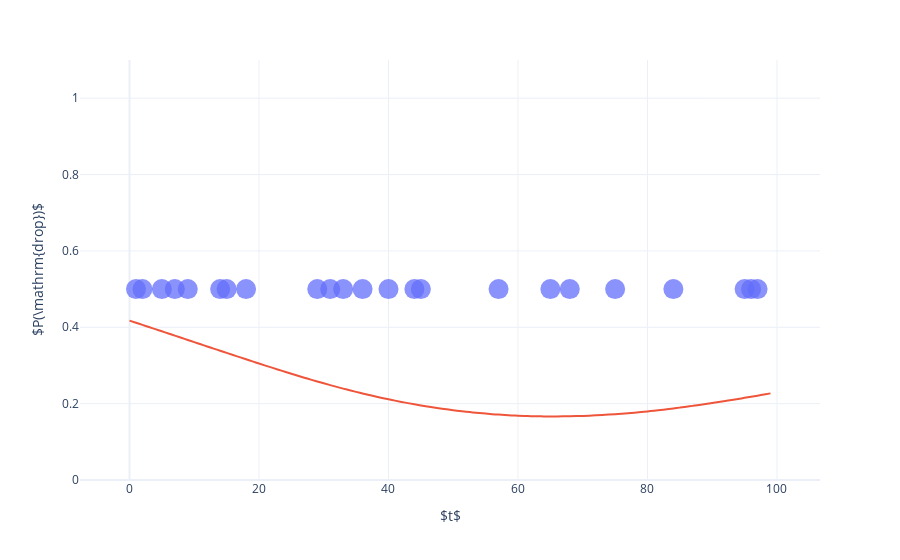

Source (notebook cell):
### Markdown cell above
As is clear from the graph, the raindrops are clumped together. This is the same underlying principle as photon bunching in photons from astronomical sources. The random motion of the exciting atoms, for example Brownian motion, means that the intensity also fluctuates over time{% cite <paul_2004> %}. It is therefore not the act of detecting a photon that increases the chance of another detection, but rather an underlying change in probability of detecting, easily explained by probabilistics.

This means that at the point where a raindrop falls or a photon gets emitted, it is still a simple stochastic process. Should our sampling interval be much smaller than the time over which the rain varies, we'd still see 'stochastic regions', where the probability function stays roughly constant, like in the first example. This is illustrated in the graph below with stretched noise:

### Code cell
#hide_input
def incoherent_noise_drops(T):
    p_rnd = noise_array(T,0.01)*.35 + 0.35   
    return p_rnd

incoherent = incoherent_noise_drops(T)
plot_single(incoherent)

### Figure 1 — Plotly figure (JSON) as saved in the notebook; plotly's stock layout.template omitted (floating-point values rounded to 4 significant figures)
{"data": [{"customdata": [["0"], ["0"], ["0"], ["0"], ["0"], ["0"], ["0"], ["0"], ["0"], ["0"], ["0"], ["0"], ["0"], ["0"], ["0"], ["0"], ["0"], ["0"], ["0"], ["0"], ["0"], ["0"], ["0"], ["0"], ["0"], ["0"], ["0"], ["0"], ["0"], ["0"], ["0"], ["0"], ["0"], ["0"], ["0"], ["0"], ["0"], ["0"], ["0"], ["0"], ["0"], ["0"], ["0"], ["0"], ["0"], ["0"], ["0"], ["0"], ["0"], ["0"], ["0"], ["0"], ["0"], ["0"], ["0"], ["0"], ["0"], ["0"], ["0"], ["0"], ["0"], ["0"], ["0"], ["0"], ["0"], ["0"], ["0"], ["0"], ["0"], ["0"], ["0"], ["0"], ["0"], ["0"], ["0"], ["0"], ["0"], ["0"], ["0"], ["0"], ["0"], ["0"], ["0"], ["0"], ["0"], ["0"], ["0"], ["0"], ["0"], ["0"], ["0"], ["0"], ["0"], ["0"], ["0"], ["0"], ["0"], ["0"], ["0"], ["0"]], "hovertemplate": "Time: %{x}", "legendgroup": "0", "marker": {"color": "#636efa", "opacity": 0.75, "size": 20, "symbol": "circle"}, "mode": "markers", "name": "0", "orientation": "v", "showlegend": true, "type": "scatter", "x": [0, 1, 2, 3, 4, 5, 6, 7, 8, 9, 10, 11, 12, 13, 14, 15, 16, 17, 18, 19, 20, 21, 22, 23, 24, 25, 26, 27, 28, 29, 30, 31, 32, 33, 34, 35, 36, 37, 38, 39, 40, 41, 42, 43, 44, 45, 46, 47, 48, 49, 50, 51, 52, 53, 54, 55, 56, 57, 58, 59, 60, 61, 62, 63, 64, 65, 66, 67, 68, 69, 70, 71, 72, 73, 74, 75, 76, 77, 78, 79, 80, 81, 82, 83, 84, 85, 86, 87, 88, 89, 90, 91, 92, 93, 94, 95, 96, 97, 98, 99], "xaxis": "x", "y": [-0.5, 0.5, 0.5, -0.5, -0.5, 0.5, -0.5, 0.5, -0.5, 0.5, -0.5, -0.5, -0.5, -0.5, 0.5, 0.5, -0.5, -0.5, 0.5, -0.5, -0.5, -0.5, -0.5, -0.5, -0.5, -0.5, -0.5, -0.5, -0.5, 0.5, -0.5, 0.5, -0.5, 0.5, -0.5, -0.5, 0.5, -0.5, -0.5, -0.5, 0.5, -0.5, -0.5, -0.5, 0.5, 0.5, -0.5, -0.5, -0.5, -0.5, -0.5, -0.5, -0.5, -0.5, -0.5, -0.5, -0.5, 0.5, -0.5, -0.5, -0.5, -0.5, -0.5, -0.5, -0.5, 0.5, -0.5, -0.5, 0.5, -0.5, -0.5, -0.5, -0.5, -0.5, -0.5, 0.5, -0.5, -0.5, -0.5, -0.5, -0.5, -0.5, -0.5, -0.5, 0.5, -0.5, -0.5, -0.5, -0.5, -0.5, -0.5, -0.5, -0.5, -0.5, -0.5, 0.5, 0.5, 0.5, -0.5, -0.5], "yaxis": "y"}, {"hovertemplate": "Time: %{x}<br>Probability: %{y:.2f}", "line": {"shape": "spline"}, "type": "scatter", "x": [0, 1, 2, 3, 4, 5, 6, 7, 8, 9, 10, 11, 12, 13, 14, 15, 16, 17, 18, 19, 20, 21, 22, 23, 24, 25, 26, 27, 28, 29, 30, 31, 32, 33, 34, 35, 36, 37, 38, 39, 40, 41, 42, 43, 44, 45, 46, 47, 48, 49, 50, 51, 52, 53, 54, 55, 56, 57, 58, 59, 60, 61, 62, 63, 64, 65, 66, 67, 68, 69, 70, 71, 72, 73, 74, 75, 76, 77, 78, 79, 80, 81, 82, 83, 84, 85, 86, 87, 88, 89, 90, 91, 92, 93, 94, 95, 96, 97, 98, 99], "y": [0.4175, 0.4119, 0.4063, 0.4007, 0.395, 0.3894, 0.3837, 0.3781, 0.3724, 0.3668, 0.3611, 0.3555, 0.3498, 0.3442, 0.3385, 0.3329, 0.3273, 0.3217, 0.3162, 0.3106, 0.3051, 0.2996, 0.2942, 0.2888, 0.2835, 0.2783, 0.2731, 0.268, 0.263, 0.258, 0.2532, 0.2485, 0.2439, 0.2394, 0.235, 0.2307, 0.2266, 0.2226, 0.2187, 0.215, 0.2113, 0.2079, 0.2045, 0.2013, 0.1983, 0.1953, 0.1925, 0.1899, 0.1874, 0.185, 0.1828, 0.1807, 0.1788, 0.177, 0.1754, 0.1739, 0.1725, 0.1713, 0.1702, 0.1693, 0.1685, 0.1678, 0.1673, 0.1669, 0.1666, 0.1665, 0.1665, 0.1667, 0.1669, 0.1673, 0.1679, 0.1685, 0.1693, 0.1702, 0.1712, 0.1724, 0.1736, 0.175, 0.1764, 0.178, 0.1797, 0.1815, 0.1834, 0.1853, 0.1874, 0.1896, 0.1918, 0.1941, 0.1965, 0.199, 0.2015, 0.2041, 0.2068, 0.2095, 0.2123, 0.2151, 0.218, 0.2209, 0.2239, 0.2269]}], "layout": {"hoverlabel": {"bgcolor": "white", "font": {"size": 14}}, "legend": {"title": {"text": "variable"}, "tracegroupgap": 0}, "margin": {"t": 60}, "showlegend": false, "xaxis": {"anchor": "y", "domain": [0, 1], "title": {"text": "$t$"}}, "yaxis": {"anchor": "x", "domain": [0, 1], "fixedrange": true, "range": [0, 1.1], "title": {"text": "$P(\\mathrm{drop})$"}}}}
